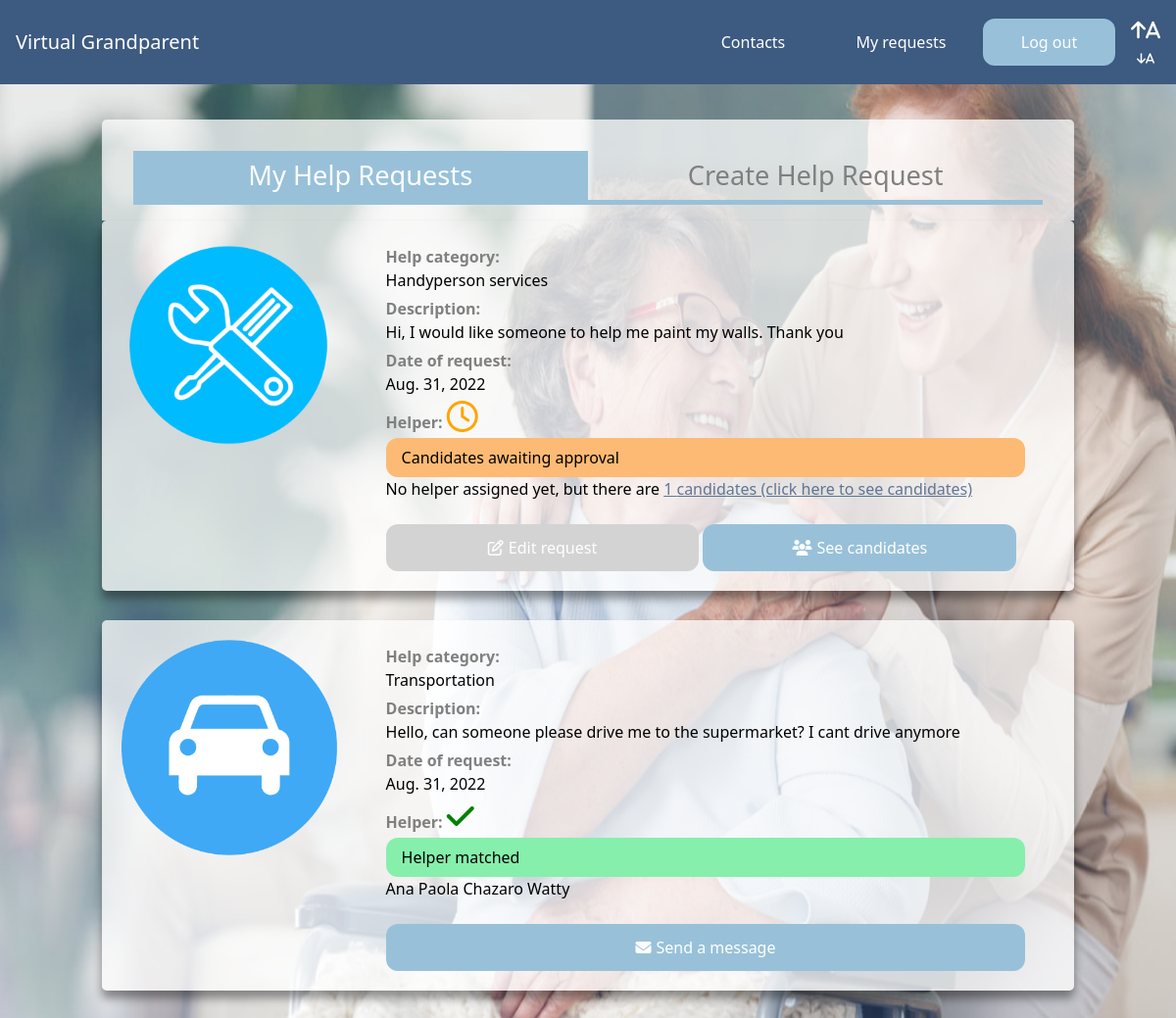
Page /help-requests/ (signed in) on the committed database.
### core/models.py (models this page shows)
class Help(models.Model):
    id = models.AutoField(primary_key=True)
    description = models.TextField(max_length=1000)
    category = models.CharField(choices=HELP_CATEGORIES, max_length=2, default='OT')
    helper = models.ForeignKey(Helper, on_delete=models.CASCADE, null=True)
    oldPerson = models.ForeignKey(OldPerson, on_delete=models.CASCADE)
    date = models.DateField(default=datetime.date.today, blank=True)

class Helper(models.Model):
    id = models.AutoField(primary_key=True)
    isVerified = models.BooleanField(default=False)
    user = models.OneToOneField(User, on_delete=models.CASCADE)

### authentication/models.py (models this page shows)
class User(AbstractUser):
    id = models.AutoField(primary_key=True)
    name = models.CharField(max_length=200)
    surname = models.CharField(max_length=200)
    email = models.EmailField(max_length=200, unique=True)
    username = models.CharField(max_length=200)
    phoneNumber = models.CharField(max_length=200)
    isHelper = models.BooleanField(default=True)
    dateOfBirth = models.DateField(null=true)
    USERNAME_FIELD = 'email'
    REQUIRED_FIELDS = ['username']
    objects = Manager()
    class Meta:
        unique_together = ('email',)

### core/views.py (the view)
# urls.py: path('help-requests/', views.helpRequests, name='helpRequests'),
@login_required
def helpRequests(request):
    current_user = get_current_user(request)
    old_person = get_old_person_by_id(current_user.id)
    help_requests = Help.objects.filter(oldPerson = old_person)
    for h in help_requests:
        h.candidates = HelpCandidates.objects.filter(help = h)
    return render(request, 'core/helpRequests.html', {'help_requests': help_requests})

### core/views.py (called while the page is built)
def get_current_user(request):
    return User.objects.filter(email = request.user)[0]

def get_old_person_by_id(id):
    return OldPerson.objects.get(user_id = id)

### templates/core/helpRequests.html (shortened to what this page needs)
{% extends 'core/base.html' %}
{% load static %}
{% block static %}
<link rel="stylesheet" href="{% static 'css/cards.css' %}">
<link rel="stylesheet" href="{% static 'css/container.css' %}">
<link rel="stylesheet" href="{% static 'css/flexbox.css' %}">
{% endblock %}
{% block content %}
<div class="p-4 grid-container inline-container">
    <div class="card flexbox_container single-card help_container px-8 m-0" >
        <div class="column column-title selected">
            <a href="{% url 'core:createHelpRequest' %}">My Help Requests</a>
        </div>
        <div class="column column-title">
            <a href="{% url 'core:createHelpRequest' %}">Create Help Request</a>
        </div>
    </div>
    {% for help in help_requests %}
        <div class="card flexbox_container flexbox_items m-0" style="width: 100%; margin-bottom: 3%">
            {% with 'images/helpCategories/'|add:help.category|add:'.png' as image_static %}
            <img class="flex_item" src="{% static image_static %}" alt="{{help.get_category_display}} icon">
            {% endwith %}
            <div class="flex_item item_selected">
                <p class="flex_title">Help category:</p>
                <p>{{ help.get_category_display }}</p>
                <p class="flex_title">Description:</p>
                <p>{{ help.description }}</p>
                <p class="flex_title">Date of request:</p>
                <p>{{ help.date }}</p>
                {% if help.helper is None %}
                    <p class="flex_title">Helper: <i class="fa fa-clock-o " aria-hidden="true" style="font-size: xx-large; color: orange;"></i></p>
                    <div class="mt-1 px-4 py-2 rounded-xl bg-orange-300">
                        <p>Candidates awaiting approval</p>
                    </div>
                    {% if help.candidates %}
                        <p>No helper assigned yet, but there are <a class="link-text" href="{% url 'core:getCandidates' help.id %}">{{help.candidates.count}} candidates (click here to see candidates)</a> </p>
                    {% else %}
                        <p>Waiting for candidates</p>
                    {% endif %}
                {% else %}
                    <p class="flex_title">Helper: <i class="fa fa-check " aria-hidden="true" style="font-size: xx-large; color: green;"></i></p>
                    <div class="mt-1 px-4 py-2 rounded-xl bg-green-300">
                        <p>Helper matched</p>
                    </div>
                    <p>{{help.helper.user.name}}</p>
                {% endif %}
                <br />
                <div class="button-container responsive-container">
                    {% if help.helper %}
                    <a href="{% url 'chat:contacts' %}" class="px-5 py-3 rounded-xl base-button large-button">
                        <i class="fa fa-envelope fa-space" aria-hidden="true"></i>Send a message
                    </a>
                    {% elif help.candidates %}
                    <a href="{% url 'core:editHelpRequest' help.id %}" class="px-5 py-3 rounded-xl base-button gray-button button-50 mr-1">
                        <i class="fa fa-edit fa-space" aria-hidden="true"></i>Edit request
                    </a>
                    <a href="{% url 'core:getCandidates' help.id  %}" class="px-5 py-3 rounded-xl base-button large-button button-50">
                        <i class="fa fa-users fa-space" aria-hidden="true"></i>See candidates
                    </a>
                    {% endif %}
                </div>
            </div>
        </div>
    {% endfor %}
</div>
{% endblock %}

### static/css/base.css (style rules this page uses)
:root { --blue: #3d5a80; --light-blue: #98c1d9 ; --baby-blue: #e0fbfc; --orange: #ee6c4d; --dark-blue: #293241; --gray: #333333; }
.base-button { background-color: var(--light-blue) !important; color: white; width: 100%; text-align: center; }
.gray-button { background-color: lightgray !important; }
.large-button { text-align: center; display: block }
.base-background { background-color: var(white); }
.link-text { color: var(--blue); opacity: 0.8; text-decoration: underline; }
.column { float: left; width: 50%; }
.column-title { text-align: center; color: gray; font-size: 1.7rem; padding: .3rem; border-bottom: 5px solid var(--light-blue); margin-bottom: 1rem; }
.selected { color: white; background: var(--light-blue); }
.fa-space { margin-right: 5px; }

### static/css/cards.css (style rules this page uses)
:root { --blue: #3d5a80; --light-blue: #98c1d9 ; --baby-blue: #e0fbfc; --orange: #ee6c4d; --dark-blue: #293241; --gray: #333333; }
.grid-container { margin: 20px auto; display:grid; grid-template-columns: auto auto; padding: 2px 16px; text-align: center; justify-content: center; }
.inline-container { grid-template-columns: 85%; }
.card { box-shadow: 0 8px 10px 0 rgba(0,0,0,0.4); transition: 0.3s; width: 90%; border-radius: 5px; background: rgba(255, 255, 255, 0.75); margin: 0 30px; padding: 2rem; text-align: left; float:right; -webkit-column-break-inside: avoid; page-break-inside: avoid; break-inside: avoid; }
.single-card { box-shadow: 0 8px 10px 0 rgba(0,0,0,0.4); transition: 0.3s; border-radius: 5px; background: rgba(255, 255, 255, 0.75); text-align: left; width: 100%; margin-left: 2px; -webkit-column-break-inside: avoid; page-break-inside: avoid; break-inside: avoid; }

### static/css/container.css (style rules this page uses)
* { margin: 0; padding: 0; -moz-box-sizing: border-box; -webkit-box-sizing: border-box; box-sizing: border-box; }

### static/css/flexbox.css (style rules this page uses)
.flexbox_container { display: flex; padding: 10px; }
img.flex_item { max-width: 15rem; max-height: 15rem; }
.flex_item { padding: 10px; flex-grow: 1; margin-right: 30px; }
.flex_title { color: gray; font-weight: bold; margin-top: 5px; }
.button-container { display: flex; flex-direction: row; flex-wrap: wrap; margin-left: auto; margin-right: auto; }
.button-50 { width: 49%; text-align: center; }
.help_container { box-shadow: none; margin-bottom: -2rem; border-bottom-right-radius: 0; border-bottom-left-radius: 0; padding: 0; padding-top: 2rem; }

### rows in the picture
Help: shows a picture, category "Handyperson services", description "Hi, I would like someone to help me paint my walls. Thank you", date "Aug. 31, 2022", candidates.count "1", shows "Edit request"
Help: shows a picture, category "Transportation", description "Hello, can someone please drive me to the supermarket? I cant drive anymore", date "Aug. 31, 2022", helper.user.name "Ana Paola Chazaro Watty", shows "Send a message"
